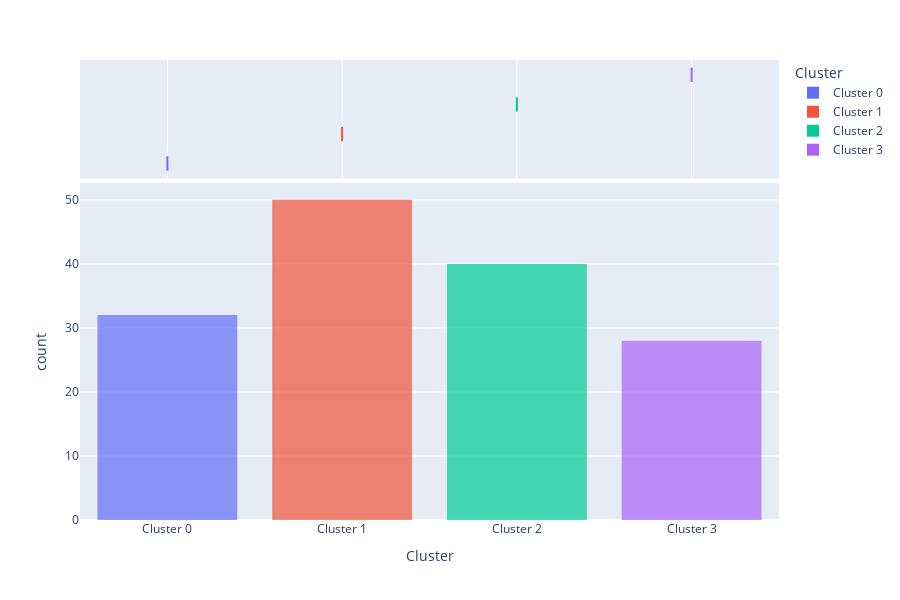

The cell this chart's notebook holds for it:
### Code cell
plot_model(kmeans, plot='distribution')

### Figure 1 — Plotly figure (JSON) as saved in the notebook; plotly's stock layout.template omitted (floating-point values rounded to 4 significant figures; data arrays with more than 128 entries replaced by an {"elided": "..."} marker saying what was removed)
{"data": [{"alignmentgroup": "True", "bingroup": "x", "hovertemplate": "Cluster=%{x}<br>count=%{y}<extra></extra>", "legendgroup": "Cluster 0", "marker": {"color": "#636efa", "opacity": 0.7, "pattern": {"shape": ""}}, "name": "Cluster 0", "offsetgroup": "Cluster 0", "orientation": "v", "showlegend": true, "type": "histogram", "x": ["Cluster 0", "Cluster 0", "Cluster 0", "Cluster 0", "Cluster 0", "Cluster 0", "Cluster 0", "Cluster 0", "Cluster 0", "Cluster 0", "Cluster 0", "Cluster 0", "Cluster 0", "Cluster 0", "Cluster 0", "Cluster 0", "Cluster 0", "Cluster 0", "Cluster 0", "Cluster 0", "Cluster 0", "Cluster 0", "Cluster 0", "Cluster 0", "Cluster 0", "Cluster 0", "Cluster 0", "Cluster 0", "Cluster 0", "Cluster 0", "Cluster 0", "Cluster 0"], "xaxis": "x", "yaxis": "y"}, {"alignmentgroup": "True", "customdata": [[6.3, 3.3, 6, 2.5], [6.7, 3, 5.2, 2.3], [6.7, 3.3, 5.7, 2.5], [6.8, 3.2, 5.9, 2.3], [6.9, 3.1, 5.1, 2.3], [6.7, 3.1, 5.6, 2.4], [6.9, 3.1, 5.4, 2.1], [6.4, 3.1, 5.5, 1.8], [6.3, 3.4, 5.6, 2.4], [7.7, 3, 6.1, 2.3], [6.4, 2.8, 5.6, 2.2], [7.9, 3.8, 6.4, 2], [7.4, 2.8, 6.1, 1.9], [6.4, 2.8, 5.6, 2.1], [7.2, 3.2, 6, 1.8], [6.7, 3.3, 5.7, 2.1], [7.2, 3, 5.8, 1.6], [7.7, 2.8, 6.7, 2], [7.1, 3, 5.9, 2.1], [6.3, 2.9, 5.6, 1.8], [6.5, 3, 5.8, 2.2], [6.2, 3.4, 5.4, 2.3], [7.3, 2.9, 6.3, 1.8], [6.7, 2.5, 5.8, 1.8], [7.2, 3.6, 6.1, 2.5], [7.6, 3, 6.6, 2.1], [6.4, 3.2, 5.3, 2.3], [6.5, 3, 5.5, 1.8], [7.7, 3.8, 6.7, 2.2], [7.7, 2.6, 6.9, 2.3], [6.9, 3.2, 5.7, 2.3], [6.8, 3, 5.5, 2.1]], "hovertemplate": "Cluster=%{x}<br>sepal_length=%{customdata[0]}<br>sepal_width=%{customdata[1]}<br>petal_length=%{customdata[2]}<br>petal_width=%{customdata[3]}<extra></extra>", "legendgroup": "Cluster 0", "marker": {"color": "#636efa"}, "name": "Cluster 0", "notched": true, "offsetgroup": "Cluster 0", "showlegend": false, "type": "box", "x": ["Cluster 0", "Cluster 0", "Cluster 0", "Cluster 0", "Cluster 0", "Cluster 0", "Cluster 0", "Cluster 0", "Cluster 0", "Cluster 0", "Cluster 0", "Cluster 0", "Cluster 0", "Cluster 0", "Cluster 0", "Cluster 0", "Cluster 0", "Cluster 0", "Cluster 0", "Cluster 0", "Cluster 0", "Cluster 0", "Cluster 0", "Cluster 0", "Cluster 0", "Cluster 0", "Cluster 0", "Cluster 0", "Cluster 0", "Cluster 0", "Cluster 0", "Cluster 0"], "xaxis": "x2", "yaxis": "y2"}, {"alignmentgroup": "True", "bingroup": "x", "hovertemplate": "Cluster=%{x}<br>count=%{y}<extra></extra>", "legendgroup": "Cluster 1", "marker": {"color": "#EF553B", "opacity": 0.7, "pattern": {"shape": ""}}, "name": "Cluster 1", "offsetgroup": "Cluster 1", "orientation": "v", "showlegend": true, "type": "histogram", "x": ["Cluster 1", "Cluster 1", "Cluster 1", "Cluster 1", "Cluster 1", "Cluster 1", "Cluster 1", "Cluster 1", "Cluster 1", "Cluster 1", "Cluster 1", "Cluster 1", "Cluster 1", "Cluster 1", "Cluster 1", "Cluster 1", "Cluster 1", "Cluster 1", "Cluster 1", "Cluster 1", "Cluster 1", "Cluster 1", "Cluster 1", "Cluster 1", "Cluster 1", "Cluster 1", "Cluster 1", "Cluster 1", "Cluster 1", "Cluster 1", "Cluster 1", "Cluster 1", "Cluster 1", "Cluster 1", "Cluster 1", "Cluster 1", "Cluster 1", "Cluster 1", "Cluster 1", "Cluster 1", "Cluster 1", "Cluster 1", "Cluster 1", "Cluster 1", "Cluster 1", "Cluster 1", "Cluster 1", "Cluster 1", "Cluster 1", "Cluster 1"], "xaxis": "x", "yaxis": "y"}, {"alignmentgroup": "True", "customdata": {"elided": "50x4 float values"}, "hovertemplate": "Cluster=%{x}<br>sepal_length=%{customdata[0]}<br>sepal_width=%{customdata[1]}<br>petal_length=%{customdata[2]}<br>petal_width=%{customdata[3]}<extra></extra>", "legendgroup": "Cluster 1", "marker": {"color": "#EF553B"}, "name": "Cluster 1", "notched": true, "offsetgroup": "Cluster 1", "showlegend": false, "type": "box", "x": ["Cluster 1", "Cluster 1", "Cluster 1", "Cluster 1", "Cluster 1", "Cluster 1", "Cluster 1", "Cluster 1", "Cluster 1", "Cluster 1", "Cluster 1", "Cluster 1", "Cluster 1", "Cluster 1", "Cluster 1", "Cluster 1", "Cluster 1", "Cluster 1", "Cluster 1", "Cluster 1", "Cluster 1", "Cluster 1", "Cluster 1", "Cluster 1", "Cluster 1", "Cluster 1", "Cluster 1", "Cluster 1", "Cluster 1", "Cluster 1", "Cluster 1", "Cluster 1", "Cluster 1", "Cluster 1", "Cluster 1", "Cluster 1", "Cluster 1", "Cluster 1", "Cluster 1", "Cluster 1", "Cluster 1", "Cluster 1", "Cluster 1", "Cluster 1", "Cluster 1", "Cluster 1", "Cluster 1", "Cluster 1", "Cluster 1", "Cluster 1"], "xaxis": "x2", "yaxis": "y2"}, {"alignmentgroup": "True", "bingroup": "x", "hovertemplate": "Cluster=%{x}<br>count=%{y}<extra></extra>", "legendgroup": "Cluster 2", "marker": {"color": "#00cc96", "opacity": 0.7, "pattern": {"shape": ""}}, "name": "Cluster 2", "offsetgroup": "Cluster 2", "orientation": "v", "showlegend": true, "type": "histogram", "x": ["Cluster 2", "Cluster 2", "Cluster 2", "Cluster 2", "Cluster 2", "Cluster 2", "Cluster 2", "Cluster 2", "Cluster 2", "Cluster 2", "Cluster 2", "Cluster 2", "Cluster 2", "Cluster 2", "Cluster 2", "Cluster 2", "Cluster 2", "Cluster 2", "Cluster 2", "Cluster 2", "Cluster 2", "Cluster 2", "Cluster 2", "Cluster 2", "Cluster 2", "Cluster 2", "Cluster 2", "Cluster 2", "Cluster 2", "Cluster 2", "Cluster 2", "Cluster 2", "Cluster 2", "Cluster 2", "Cluster 2", "Cluster 2", "Cluster 2", "Cluster 2", "Cluster 2", "Cluster 2"], "xaxis": "x", "yaxis": "y"}, {"alignmentgroup": "True", "customdata": {"elided": "40x4 float values"}, "hovertemplate": "Cluster=%{x}<br>sepal_length=%{customdata[0]}<br>sepal_width=%{customdata[1]}<br>petal_length=%{customdata[2]}<br>petal_width=%{customdata[3]}<extra></extra>", "legendgroup": "Cluster 2", "marker": {"color": "#00cc96"}, "name": "Cluster 2", "notched": true, "offsetgroup": "Cluster 2", "showlegend": false, "type": "box", "x": ["Cluster 2", "Cluster 2", "Cluster 2", "Cluster 2", "Cluster 2", "Cluster 2", "Cluster 2", "Cluster 2", "Cluster 2", "Cluster 2", "Cluster 2", "Cluster 2", "Cluster 2", "Cluster 2", "Cluster 2", "Cluster 2", "Cluster 2", "Cluster 2", "Cluster 2", "Cluster 2", "Cluster 2", "Cluster 2", "Cluster 2", "Cluster 2", "Cluster 2", "Cluster 2", "Cluster 2", "Cluster 2", "Cluster 2", "Cluster 2", "Cluster 2", "Cluster 2", "Cluster 2", "Cluster 2", "Cluster 2", "Cluster 2", "Cluster 2", "Cluster 2", "Cluster 2", "Cluster 2"], "xaxis": "x2", "yaxis": "y2"}, {"alignmentgroup": "True", "bingroup": "x", "hovertemplate": "Cluster=%{x}<br>count=%{y}<extra></extra>", "legendgroup": "Cluster 3", "marker": {"color": "#ab63fa", "opacity": 0.7, "pattern": {"shape": ""}}, "name": "Cluster 3", "offsetgroup": "Cluster 3", "orientation": "v", "showlegend": true, "type": "histogram", "x": ["Cluster 3", "Cluster 3", "Cluster 3", "Cluster 3", "Cluster 3", "Cluster 3", "Cluster 3", "Cluster 3", "Cluster 3", "Cluster 3", "Cluster 3", "Cluster 3", "Cluster 3", "Cluster 3", "Cluster 3", "Cluster 3", "Cluster 3", "Cluster 3", "Cluster 3", "Cluster 3", "Cluster 3", "Cluster 3", "Cluster 3", "Cluster 3", "Cluster 3", "Cluster 3", "Cluster 3", "Cluster 3"], "xaxis": "x", "yaxis": "y"}, {"alignmentgroup": "True", "customdata": [[5.9, 3, 4.2, 1.5], [5, 2, 3.5, 1], [5.2, 2.7, 3.9, 1.4], [5.8, 2.6, 4, 1.2], [4.9, 2.4, 3.3, 1], [5.6, 2.7, 4.2, 1.3], [5.7, 2.8, 4.5, 1.3], [5.5, 2.3, 4, 1.3], [5.7, 3, 4.2, 1.2], [5.7, 2.9, 4.2, 1.3], [5, 2.3, 3.3, 1], [6, 2.2, 4, 1], [5.8, 2.7, 3.9, 1.2], [5.6, 2.9, 3.6, 1.3], [5.6, 3, 4.5, 1.5], [5.8, 2.7, 4.1, 1], [5.5, 2.6, 4.4, 1.2], [5.6, 2.5, 3.9, 1.1], [5.5, 2.5, 4, 1.3], [6.1, 2.8, 4, 1.3], [5.6, 3, 4.1, 1.3], [5.1, 2.5, 3, 1.1], [5.4, 3, 4.5, 1.5], [5.7, 2.6, 3.5, 1], [5.5, 2.4, 3.8, 1.1], [5.5, 2.4, 3.7, 1], [4.9, 2.5, 4.5, 1.7], [5.7, 2.8, 4.1, 1.3]], "hovertemplate": "Cluster=%{x}<br>sepal_length=%{customdata[0]}<br>sepal_width=%{customdata[1]}<br>petal_length=%{customdata[2]}<br>petal_width=%{customdata[3]}<extra></extra>", "legendgroup": "Cluster 3", "marker": {"color": "#ab63fa"}, "name": "Cluster 3", "notched": true, "offsetgroup": "Cluster 3", "showlegend": false, "type": "box", "x": ["Cluster 3", "Cluster 3", "Cluster 3", "Cluster 3", "Cluster 3", "Cluster 3", "Cluster 3", "Cluster 3", "Cluster 3", "Cluster 3", "Cluster 3", "Cluster 3", "Cluster 3", "Cluster 3", "Cluster 3", "Cluster 3", "Cluster 3", "Cluster 3", "Cluster 3", "Cluster 3", "Cluster 3", "Cluster 3", "Cluster 3", "Cluster 3", "Cluster 3", "Cluster 3", "Cluster 3", "Cluster 3"], "xaxis": "x2", "yaxis": "y2"}], "layout": {"barmode": "relative", "height": 600, "legend": {"title": {"text": "Cluster"}, "tracegroupgap": 0}, "margin": {"t": 60}, "xaxis": {"anchor": "y", "categoryarray": ["Cluster 0", "Cluster 1", "Cluster 2", "Cluster 3"], "categoryorder": "array", "domain": [0, 1], "title": {"text": "Cluster"}}, "xaxis2": {"anchor": "y2", "domain": [0, 1], "matches": "x", "showgrid": true, "showticklabels": false}, "yaxis": {"anchor": "x", "domain": [0, 0.7326], "title": {"text": "count"}}, "yaxis2": {"anchor": "x2", "domain": [0.7426, 1], "matches": "y2", "showgrid": false, "showline": false, "showticklabels": false, "ticks": ""}}}
